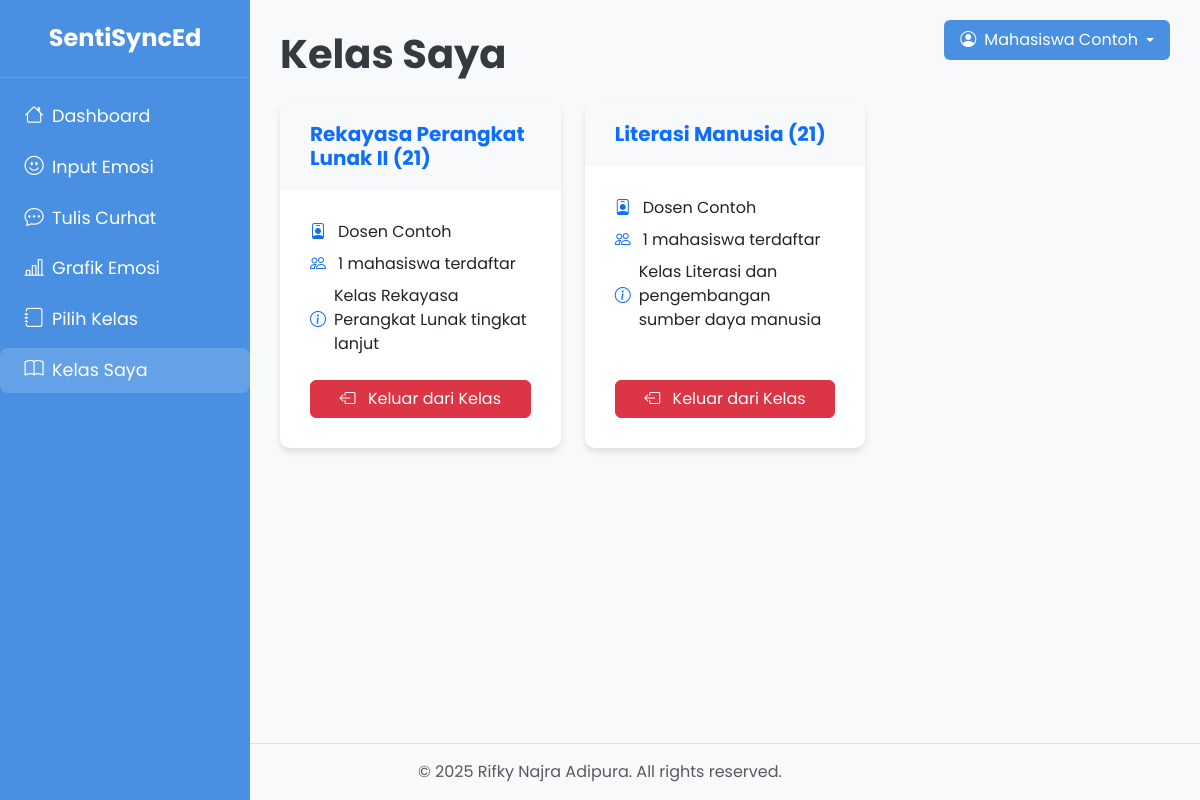
The app's page /mahasiswa/kelas_saya.php (signed in) with its own data.
### tables this page shows
CREATE TABLE IF NOT EXISTS classes (
    id INT AUTO_INCREMENT PRIMARY KEY,
    class_name VARCHAR(100) NOT NULL,
    description TEXT,
    dosen_id INT NOT NULL,
    created_at TIMESTAMP DEFAULT CURRENT_TIMESTAMP,
    FOREIGN KEY (dosen_id) REFERENCES users(id) ON DELETE CASCADE
);

CREATE TABLE IF NOT EXISTS users (
    id INT AUTO_INCREMENT PRIMARY KEY,
    name VARCHAR(100) NOT NULL,
    email VARCHAR(100) NOT NULL UNIQUE,
    password VARCHAR(255) NOT NULL,
    role ENUM('SuperAdmin', 'Mahasiswa', 'Dosen') NOT NULL,
    created_at TIMESTAMP DEFAULT CURRENT_TIMESTAMP
);

### mahasiswa/kelas_saya.php (the view, shortened to what this page needs)
<?php
require_once '../fungsi_helper.php';
$user_id = $_SESSION['user_id'];
try {
    $stmt = $conn->prepare("
        SELECT c.*, u.name as dosen_name,
        (SELECT COUNT(*) FROM class_members WHERE class_id = c.id) as student_count
        FROM classes c
        JOIN users u ON c.dosen_id = u.id
        JOIN class_members cm ON c.id = cm.class_id
        WHERE cm.user_id = ?
        ORDER BY c.created_at DESC
    ");
    $stmt->execute([$user_id]);
    $classes = $stmt->fetchAll(PDO::FETCH_ASSOC);
} catch (PDOException $e) {
    $error_message = "Terjadi kesalahan saat mengambil daftar kelas.";
    $classes = [];
}
?>
<!DOCTYPE html>
<html lang="id">
<head>
    <link href="https://cdn.jsdelivr.net/npm/bootstrap@5.3.0/dist/css/bootstrap.min.css" rel="stylesheet">
    <link href="https://cdn.jsdelivr.net/npm/bootstrap-icons@1.8.1/font/bootstrap-icons.css" rel="stylesheet">
    <link rel="stylesheet" href="../css/styles_mahasiswa.css">
</head>
<body>
    <div class="sidebar" id="sidebar">
        <div class="sidebar-header text-center py-4 border-bottom" style="border-color: rgba(255,255,255,0.15) !important;">
            <h2 class="mb-0" style="color:#fff; font-weight:700; font-size:24px;">SentiSyncEd</h2>
        </div>
        <nav class="nav flex-column py-3">
            <a href="dashboard_mahasiswa.php" class="nav-link d-flex align-items-center px-4 py-2 text-white" style="font-size: 1.1rem;">
                <i class="bi bi-house me-2"></i> Dashboard
            </a>
            <a href="input_emosi.php" class="nav-link d-flex align-items-center px-4 py-2 text-white" style="font-size: 1.1rem;">
                <i class="bi bi-emoji-smile me-2"></i> Input Emosi
            </a>
            <a href="tulis_curhat.php" class="nav-link d-flex align-items-center px-4 py-2 text-white" style="font-size: 1.1rem;">
                <i class="bi bi-chat-dots me-2"></i> Tulis Curhat
            </a>
            <a href="grafik_emosi.php" class="nav-link d-flex align-items-center px-4 py-2 text-white" style="font-size: 1.1rem;">
                <i class="bi bi-bar-chart-line me-2"></i> Grafik Emosi
            </a>
            <a href="pilih_kelas.php" class="nav-link d-flex align-items-center px-4 py-2 text-white" style="font-size: 1.1rem;">
                <i class="bi bi-journal me-2"></i> Pilih Kelas
            </a>
            <a href="kelas_saya.php" class="nav-link d-flex align-items-center px-4 py-2 text-white active" style="font-size: 1.1rem;">
                <i class="bi bi-book me-2"></i> Kelas Saya
            </a>
        </nav>
    </div>
    <div class="user-dropdown dropdown d-none d-lg-block">
        <button class="btn dropdown-toggle d-flex align-items-center" type="button" id="userDropdown" data-bs-toggle="dropdown" aria-expanded="false">
            <i class="bi bi-person-circle me-2"></i>
            <?php echo htmlspecialchars($_SESSION['name'] ?? 'Mahasiswa'); ?>
        </button>
    </div>
    <div class="content-wrapper">
        <div class="container-fluid px-0">
            <h1 class="page-title mb-4">Kelas Saya</h1>
            <?php if (empty($classes)): ?>
                <div class="card">
                    <div class="card-body no-classes text-center py-5">
                        <i class="bi bi-journal-x display-1 text-muted mb-3"></i>
                        <h3 class="mb-4">Anda belum terdaftar di kelas manapun</h3>
                        <a href="pilih_kelas.php" class="btn btn-primary btn-lg">
                            <i class="bi bi-plus-circle me-2"></i>
                            Pilih Kelas
                        </a>
                    </div>
                </div>
            <?php else: ?>
                <div class="row g-4">
                    <?php foreach ($classes as $class): ?>
                        <div class="col-lg-4 col-md-6">
                            <div class="card class-card h-100">
                                <div class="card-header bg-light border-primary">
                                    <h5 class="card-title mb-0 text-primary fw-bold"><?php echo htmlspecialchars($class['class_name']); ?></h5>
                                </div>
                                <div class="card-body">
                                    <div class="class-info">
                                        <p>
                                            <i class="bi bi-person-badge"></i>
                                            <span><?php echo htmlspecialchars($class['dosen_name']); ?></span>
                                        </p>
                                        <p>
                                            <i class="bi bi-people"></i>
                                            <span><?php echo $class['student_count']; ?> mahasiswa terdaftar</span>
                                        </p>
                                        <?php if ($class['description']): ?>
                                            <p>
                                                <i class="bi bi-info-circle"></i>
                                                <span><?php echo htmlspecialchars($class['description']); ?></span>
                                            </p>
                                        <?php endif; ?>
                                    </div>
                                    <form method="POST" action="" onsubmit="return confirm('Apakah Anda yakin ingin keluar dari kelas ini?');">
                                        <button type="submit" name="unenroll" class="btn btn-danger unenroll-btn">
                                            <i class="bi bi-box-arrow-left me-2"></i>
                                            Keluar dari Kelas
                                        </button>
                                    </form>
                                </div>
                            </div>
                        </div>
                    <?php endforeach; ?>
                </div>
            <?php endif; ?>
        </div>
    </div>
    <footer class="py-3 text-center text-muted border-top" style="position: fixed; bottom: 0; width: 100%; background-color: #f8f9fa; z-index: 1000;">
        <div class="container">
            <p class="mb-0">&copy; <?php echo date('Y'); ?> Rifky Najra Adipura. All rights reserved.</p>
        </div>
    </footer>
    <div style="height: 60px;"></div>
</body>
</html>

### css/styles_mahasiswa.css (style rules this page uses)
body { font-family: 'Poppins', sans-serif; background-color: #f8f9fa; overflow-x: hidden; }
.sidebar { background-color: #4A90E2; color: #fff; height: 100vh; position: fixed; width: 250px; z-index: 1030; transition: all 0.3s ease; }
.sidebar-header { padding: 20px; text-align: center; border-bottom: 1px solid rgba(255, 255, 255, 0.1); }
.sidebar-header h2 { margin: 0; font-weight: 700; font-size: 24px; color: #fff; }
.nav-link { color: #e3eaf3; padding: 12px 20px; transition: all 0.3s ease; display: flex; align-items: center; }
.nav-link:hover, .nav-link.active { color: #fff; background-color: rgba(255, 255, 255, 0.12); }
.nav-link i { margin-right: 10px; width: 20px; text-align: center; }
.content-wrapper { transition: margin-left 0.3s ease; padding: 30px; }
@media (min-width: 992px) { .content-wrapper { margin-left: 250px; } }
@media (min-width: 992px) { .sidebar { transform: translateX(0); } }
.card { border: none; border-radius: 10px; box-shadow: 0 4px 20px rgba(0, 0, 0, 0.1); overflow: hidden; }
.card-header { background-color: #ffffff; border-bottom: none; padding: 20px 30px; font-weight: 600; font-size: 18px; }
.card-body { padding: 30px; }
.page-title { font-weight: 700; margin-bottom: 25px; color: #343a40; }
.class-card { transition: transform 0.3s ease, box-shadow 0.3s ease; }
.class-card .card-title { font-weight: 600; color: #343a40; }
.dropdown-toggle::after { margin-left: 8px; }
.sidebar .nav-link { color: #e3eaf3; border-radius: 8px; margin-bottom: 6px; transition: background 0.2s, color 0.2s; }
.sidebar .nav-link.active, .sidebar .nav-link:hover { background: rgba(255, 255, 255, 0.15) !important; color: #fff !important; }
.sidebar .nav-link i { font-size: 1.2rem; }
.user-dropdown { position: absolute; top: 20px; right: 30px; z-index: 1020; }
.user-dropdown .btn { background-color: #4A90E2; color: white; border: none; border-radius: 6px; padding: 8px 16px; display: flex; align-items: center; transition: all 0.2s ease; }

### mahasiswa/kelas_saya.php (style rules this page uses)
.class-card { border-radius: 10px; box-shadow: 0 4px 6px rgba(0, 0, 0, 0.1); transition: transform 0.3s ease, box-shadow 0.3s ease; height: 100%; display: flex; flex-direction: column; }
.class-card .card-body { flex: 1; display: flex; flex-direction: column; }
.class-info { flex: 1; margin-bottom: 1rem; }
.class-info p { margin-bottom: 0.5rem; display: flex; align-items: center; }
.class-info i { margin-right: 8px; width: 20px; color: var(--bs-primary); }
.unenroll-btn { width: 100%; margin-top: auto; }

### records on screen
classes: class_name "Rekayasa Perangkat Lunak II (21)", dosen.name "Dosen Contoh", student_count "1", description "Kelas Rekayasa Perangkat Lunak tingkat lanjut"
classes: class_name "Literasi Manusia (21)", dosen.name "Dosen Contoh", student_count "1", description "Kelas Literasi dan pengembangan sumber daya manusia"

### other values on screen
$_SESSION['name'] "Mahasiswa Contoh"
